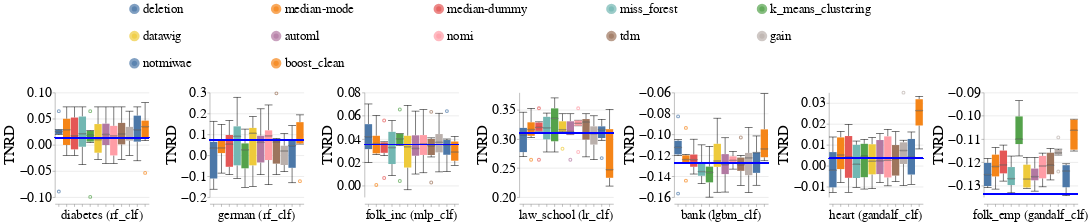

Notebook cell for this chart:
### Markdown cell above
### Disparity Metrics

### Code cell
create_box_plots_for_diff_imputers_and_datasets(train_injection_scenario='mixed_exp',
                                                test_injection_scenario='MCAR1 & MAR1 & MNAR1',
                                                dataset_to_group=DATASETS_SENSITIVE_ATTRS,
                                                metric_name='Equalized_Odds_TNR',
                                                db_client=db_client)

### Figure 1 — Vega-Lite specification as saved in the notebook (floating-point values rounded to 4 significant figures; data arrays with more than 128 entries replaced by an {"elided": "..."} marker saying what was removed)
{"config": {"view": {"continuousWidth": 400, "continuousHeight": 300, "stroke": null}, "axis": {"labelFontSize": 26, "labelFontWeight": "normal", "titleFontSize": 28, "titleFontWeight": "normal"}, "facet": {"spacing": 15}, "header": {"labelFontSize": 24, "labelOrient": "bottom", "labelPadding": 5, "titleFontSize": 28}, "legend": {"columns": 5, "direction": "horizontal", "labelFontSize": 24, "labelLimit": 400, "orient": "top", "symbolOffset": 140, "symbolStrokeWidth": 10, "titleAnchor": "middle", "titleFontSize": 26, "titleLimit": 300}, "title": {"fontSize": 28}}, "data": {"name": "data-7dac8daf4e9a9ae3be245fc1279aee9b"}, "facet": {"column": {"field": "Dataset_Name_With_Model_Name", "sort": {"field": "Dataset_Sequence_Number", "order": "ascending"}, "title": null, "type": "nominal"}}, "spec": {"layer": [{"mark": {"type": "boxplot", "median": {"stroke": "black", "strokeWidth": 0.7}, "ticks": true}, "encoding": {"color": {"field": "Null_Imputer_Name", "sort": ["deletion", "median-mode", "median-dummy", "miss_forest", "k_means_clustering", "datawig", "automl", "nomi", "tdm", "gain", "notmiwae"], "title": null, "type": "nominal"}, "x": {"axis": {"labels": false}, "field": "Null_Imputer_Name", "sort": ["deletion", "median-mode", "median-dummy", "miss_forest", "k_means_clustering", "datawig", "automl", "nomi", "tdm", "gain", "notmiwae"], "title": null, "type": "nominal"}, "y": {"field": "Metric_Value", "scale": {"zero": false}, "title": "TNRD", "type": "quantitative"}}}, {"mark": "rule", "encoding": {"color": {"value": "blue"}, "size": {"value": 2}, "y": {"field": "Baseline_Median", "type": "quantitative"}}}], "height": 200, "width": 180}, "resolve": {"scale": {"y": "independent"}}, "$schema": "https://vega.github.io/schema/vega-lite/v4.17.0.json", "datasets": {"data-7dac8daf4e9a9ae3be245fc1279aee9b": {"elided": "502 records"}}}
